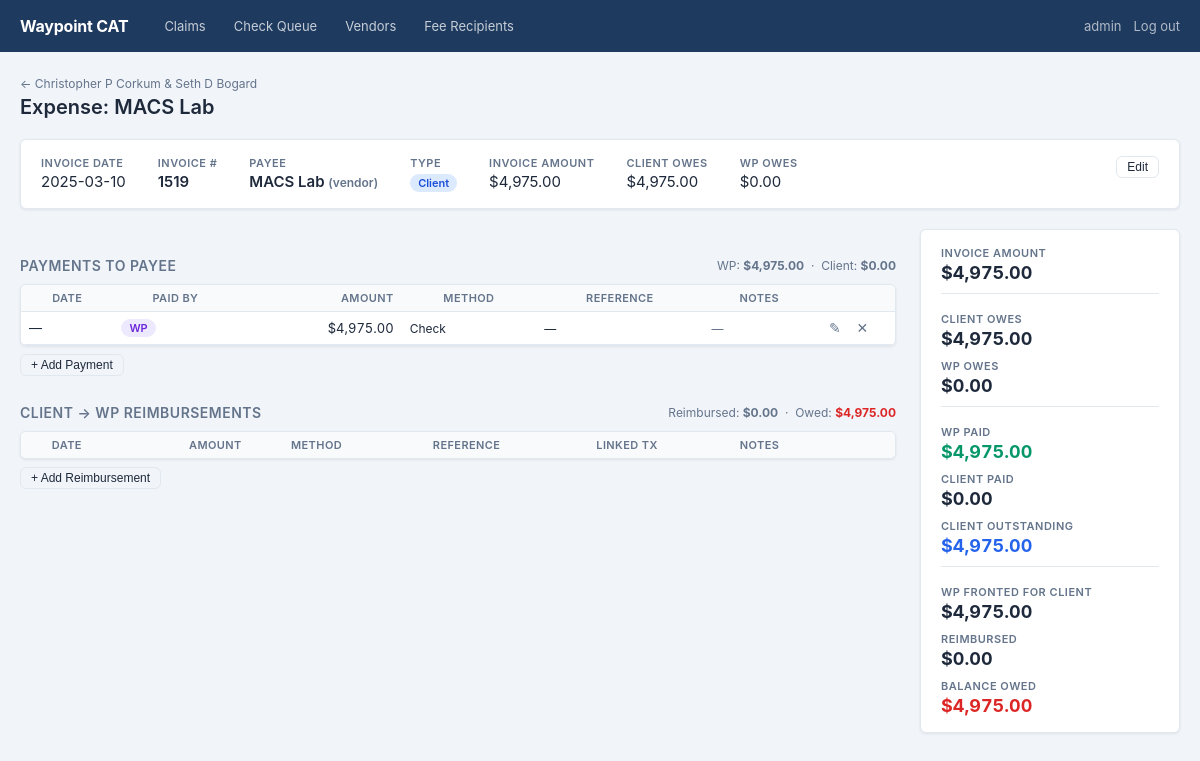
The page /claims/2/expenses/1 (signed in) on the database its author committed.
### tables this page shows
CREATE TABLE users (
    id            INTEGER PRIMARY KEY AUTOINCREMENT,
    username      TEXT NOT NULL UNIQUE,
    password_hash TEXT NOT NULL,
    created_at    TEXT NOT NULL
);

CREATE TABLE claims (
    id            INTEGER PRIMARY KEY AUTOINCREMENT,
    job_number    TEXT,
    claim_number  TEXT,
    insured_name  TEXT,
    carrier       TEXT,
    contract_pct  REAL DEFAULT 0,  -- stored as percent, e.g. 10 means 10%
    created_at    TEXT NOT NULL,
    updated_at    TEXT NOT NULL
, proc_method TEXT, proc_method_carrier TEXT, proc_method_draw TEXT, proc_method_escrow TEXT, proc_method_escrow_endorsed TEXT);

CREATE TABLE expenses (
    id                 INTEGER PRIMARY KEY AUTOINCREMENT,
    claim_id           INTEGER NOT NULL REFERENCES claims(id) ON DELETE CASCADE,
    invoice_date       TEXT,
    payee_name         TEXT,
    invoice_amount     REAL DEFAULT 0,
    responsible_party  TEXT,
    unpaid_to_payee    REAL DEFAULT 0,
    client_outstanding REAL DEFAULT 0,
    wp_outstanding     REAL DEFAULT 0,
    created_at         TEXT NOT NULL,
    updated_at         TEXT NOT NULL
, reason TEXT, invoice_number TEXT, client_amount REAL DEFAULT 0, wp_amount REAL DEFAULT 0, vendor_id INTEGER);

CREATE TABLE expense_payments (
    id          INTEGER PRIMARY KEY AUTOINCREMENT,
    expense_id  INTEGER NOT NULL REFERENCES expenses(id) ON DELETE CASCADE,
    date        TEXT,
    paid_by     TEXT NOT NULL,   -- 'wp' | 'client'
    amount      REAL NOT NULL DEFAULT 0,
    method      TEXT,            -- 'check' | 'ach' | 'cc' | 'other'
    reference   TEXT,
    notes       TEXT,
    created_at  TEXT NOT NULL
);

### main.py (the view)
@app.route("/claims/<int:claim_id>/expenses/<int:exp_id>")
@login_required
def expense_detail(claim_id: int, exp_id: int):
    claim   = db_module.get_claim(claim_id)
    expense = db_module.get_expense(exp_id)
    if not claim or not expense:
        abort(404)
    payments       = db_module.get_expense_payments(exp_id)
    reimbursements = db_module.get_expense_reimbursements(exp_id)
    splits         = db_module.get_expense_splits(exp_id)
    totals         = db_module.get_expense_totals(exp_id)
    claim_txs      = db_module.get_claim_transactions_for_select(claim_id)
    vendors        = db_module.get_all_vendors()
    return render_template(
        "expense.html",
        claim=claim, expense=expense,
        payments=payments, reimbursements=reimbursements,
        splits=splits, totals=totals,
        claim_txs_for_select=claim_txs,
        vendors=vendors,
    )

### auth.py (called while the page is built)
@login_manager.user_loader
def load_user(user_id: str) -> User | None:
    row = db.get_user_by_id(int(user_id))
    if row:
        return User(row["id"], row["username"])
    return None

### db.py (called while the page is built)
def get_db() -> sqlite3.Connection:
    if "db" not in g:
        g.db = sqlite3.connect(config.DB_PATH)
        g.db.row_factory = sqlite3.Row
        g.db.execute("PRAGMA foreign_keys = ON")
    return g.db

def _row(conn, query, params=()):
    return conn.execute(query, params).fetchone()

def _rows(conn, query, params=()):
    return [dict(r) for r in conn.execute(query, params).fetchall()]

def _f(v) -> float:
    try:
        return float(v) if v not in (None, "", "None") else 0.0
    except (TypeError, ValueError):
        return 0.0

def get_user_by_id(user_id: int) -> dict | None:
    row = _row(get_db(), "SELECT * FROM users WHERE id = ?", (user_id,))
    return dict(row) if row else None

def get_claim(claim_id: int) -> dict | None:
    row = _row(get_db(), "SELECT * FROM claims WHERE id = ?", (claim_id,))
    return dict(row) if row else None

def get_all_vendors() -> list[dict]:
    return _rows(get_db(), "SELECT * FROM vendors ORDER BY name")

def get_expense_payments(expense_id: int) -> list[dict]:
    return _rows(get_db(),
                 "SELECT * FROM expense_payments WHERE expense_id = ? ORDER BY date, id",
                 (expense_id,))

def get_expense_reimbursements(expense_id: int) -> list[dict]:
    return _rows(get_db(), """
        SELECT r.*, t.sequence_number AS linked_tx_seq
        FROM expense_reimbursements r
        LEFT JOIN transactions t ON t.id = r.linked_tx_id
        WHERE r.expense_id = ?
        ORDER BY r.date, r.id
    """, (expense_id,))

def get_expense_splits(expense_id: int) -> list[dict]:
    return _rows(get_db(),
                 "SELECT * FROM expense_splits WHERE expense_id = ? ORDER BY id",
                 (expense_id,))

### main.py (called while the page is built)
@app.template_filter("money")
def money_filter(value):
    try:
        return "${:,.2f}".format(float(value or 0))
    except (TypeError, ValueError):
        return "$0.00"

### templates/expense.html (shortened to what this page needs)
{% extends "base.html" %}
{% block content %}
<div class="page-header">
  <div>
    <a href="{{ url_for('claim_detail', claim_id=claim.id) }}" class="breadcrumb">
      ← {{ claim.insured_name or 'Claim' }}
    </a>
    <h2>Expense: {{ expense.payee_name or '—' }}</h2>
  </div>
</div>
<div id="exp-info">
  {% include "partials/_exp_info.html" %}
</div>
<div class="detail-grid">
  <div class="detail-main">
    <section class="section">
      <div class="section-header">
        <h3>Payments to Payee</h3>
        <span class="text-muted text-small">
          WP: <strong id="exp-pay-wp-total">{{ totals.wp_paid | money }}</strong>
          &nbsp;·&nbsp;
          Client: <strong id="exp-pay-client-total">{{ totals.client_paid | money }}</strong>
        </span>
      </div>
      <div class="table-wrap">
        <table class="table table-compact">
          <thead>
            <tr>
              <th>Date</th>
              <th>Paid By</th>
              <th class="num">Amount</th>
              <th>Method</th>
              <th>Reference</th>
              <th>Notes</th>
              <th class="actions-col"></th>
            </tr>
          </thead>
          <tbody id="exp-pay-tbody">
            {% for p in payments %}
              {% include "partials/_exp_pay_row.html" %}
            {% endfor %}
          </tbody>
        </table>
      </div>
      <button class="btn btn-ghost btn-sm"
              hx-get="{{ url_for('exp_pay_new_row', claim_id=claim.id, exp_id=expense.id) }}"
              hx-target="#exp-pay-new-row-placeholder"
              hx-swap="outerHTML">
        + Add Payment
      </button>
    </section>
    {% if totals.wp_paid > 0 and expense.client_amount > 0 %}
    <section class="section">
      <div class="section-header">
        <h3>Client → WP Reimbursements</h3>
        <span class="text-muted text-small">
          Reimbursed: <strong id="exp-reimb-total">{{ totals.reimbursed | money }}</strong>
          &nbsp;·&nbsp;
          Owed: <strong id="exp-reimb-owed" class="{{ 'text-red' if totals.reimburse_owed > 0.005 else '' }}">
            {{ totals.reimburse_owed | money }}
          </strong>
        </span>
      </div>
      <div class="table-wrap">
        <table class="table table-compact">
          <thead>
            <tr>
              <th>Date</th>
              <th class="num">Amount</th>
              <th>Method</th>
              <th>Reference</th>
              <th>Linked Tx</th>
              <th>Notes</th>
              <th class="actions-col"></th>
            </tr>
          </thead>
        </table>
      </div>
      <button class="btn btn-ghost btn-sm"
              hx-get="{{ url_for('exp_reimb_new_row', claim_id=claim.id, exp_id=expense.id) }}"
              hx-target="#exp-reimb-new-row-placeholder"
              hx-swap="outerHTML">
        + Add Reimbursement
      </button>
    </section>
    {% endif %}
  </div>
  <div class="detail-sidebar">
    <div class="card" id="exp-totals-sidebar">
      <div class="sidebar-label">Invoice Amount</div>
      <div class="sidebar-value">{{ (expense.invoice_amount or 0) | money }}</div>
      <div class="sidebar-divider"></div>
      <div class="sidebar-label">Client Owes</div>
      <div class="sidebar-value">
        <span id="exp-sidebar-client-amount">{{ (expense.client_amount or 0) | money }}</span>
      </div>
      <div class="sidebar-label">WP Owes</div>
      <div class="sidebar-value">
        <span id="exp-sidebar-wp-amount">{{ (expense.wp_amount or 0) | money }}</span>
      </div>
      <div class="sidebar-divider"></div>
      <div class="sidebar-label">WP Paid</div>
      <div class="sidebar-value {% if totals.wp_paid > 0 %}text-green{% endif %}">
        <span id="exp-sidebar-wp-paid">{{ totals.wp_paid | money }}</span>
      </div>
      <div class="sidebar-label">Client Paid</div>
      <div class="sidebar-value {% if totals.client_paid > 0 %}text-green{% endif %}">
        <span id="exp-sidebar-client-paid">{{ totals.client_paid | money }}</span>
      </div>
      {% if totals.client_unpaid > 0.005 %}
      <div class="sidebar-label">Client Outstanding</div>
      <div class="sidebar-value highlight">
        <span id="exp-sidebar-client-unpaid">{{ totals.client_unpaid | money }}</span>
      </div>
      {% else %}
      <span id="exp-sidebar-client-unpaid" style="display:none">$0.00</span>
      {% endif %}
      {% if totals.wp_fronted_for_client > 0 %}
      <div class="sidebar-divider"></div>
      <div class="sidebar-label">WP Fronted for Client</div>
      <div class="sidebar-value">
        <span id="exp-sidebar-wp-fronted">{{ totals.wp_fronted_for_client | money }}</span>
      </div>
      <div class="sidebar-label">Reimbursed</div>
      <div class="sidebar-value {% if totals.reimbursed > 0 %}text-green{% endif %}">
        <span id="exp-sidebar-reimbursed">{{ totals.reimbursed | money }}</span>
      </div>
      <div class="sidebar-label">Balance Owed</div>
      <div class="sidebar-value {% if totals.reimburse_owed > 0.005 %}text-red{% endif %}">
        <span id="exp-sidebar-reimb-owed">{{ totals.reimburse_owed | money }}</span>
      </div>
      {% else %}
      <span id="exp-sidebar-wp-fronted" style="display:none">$0.00</span>
      <span id="exp-sidebar-reimbursed" style="display:none">$0.00</span>
      <span id="exp-sidebar-reimb-owed" style="display:none">$0.00</span>
      {% endif %}
    </div>
  </div>
</div>
{% endblock %}

### templates/base.html (shortened to what this page needs)
<!DOCTYPE html>
<html lang="en">
<head>
  <link rel="stylesheet" href="{{ url_for('static', filename='style.css') }}">
</head>
<body>
{% if current_user.is_authenticated %}
<nav class="nav">
  <div class="nav-brand">
    <a href="{{ url_for('claims_list') }}">Waypoint CAT</a>
  </div>
  <div class="nav-links">
    <a href="{{ url_for('claims_list') }}" class="{% if request.endpoint == 'claims_list' %}active{% endif %}">Claims</a>
    <a href="{{ url_for('checks_queue') }}" class="{% if request.endpoint == 'checks_queue' %}active{% endif %}">Check Queue</a>
    <a href="{{ url_for('vendors_list') }}" class="{% if request.endpoint == 'vendors_list' %}active{% endif %}">Vendors</a>
    <a href="{{ url_for('fee_recipients_list') }}" class="{% if request.endpoint == 'fee_recipients_list' %}active{% endif %}">Fee Recipients</a>
  </div>
  <div class="nav-user">
    <span>{{ current_user.username }}</span>
    <a href="{{ url_for('logout') }}">Log out</a>
  </div>
</nav>
{% endif %}
<main class="main">
  {% block content %}{% endblock %}
</main>
</body>
</html>

### templates/partials/_exp_info.html (shortened to what this page needs)
{% set c_amt = expense.client_amount or 0 %}
{% set w_amt = expense.wp_amount     or 0 %}
{% if c_amt > 0 and w_amt > 0 %}
  {% set exp_type = 'split' %}
{% elif c_amt > 0 %}
  {% set exp_type = 'client' %}
{% elif w_amt > 0 %}
  {% set exp_type = 'wp' %}
{% else %}
  {% set exp_type = '' %}
{% endif %}
<div class="card claim-header">
  <div class="header-grid">
    {% if expense.invoice_date %}
    <div class="header-field">
      <span class="label">Invoice Date</span>
      <span class="value">{{ expense.invoice_date }}</span>
    </div>
    {% endif %}
    {% if expense.invoice_number %}
    <div class="header-field">
      <span class="label">Invoice #</span>
      <span class="value bold">{{ expense.invoice_number }}</span>
    </div>
    {% endif %}
    {% if expense.payee_name %}
    <div class="header-field">
      <span class="label">Payee</span>
      <span class="value bold">
        {{ expense.payee_name }}
        {% if expense.vendor_name %}
          <span class="text-muted text-small">(vendor)</span>
        {% endif %}
      </span>
    </div>
    {% endif %}
    <div class="header-field">
      <span class="label">Type</span>
      <span class="value">
        {% if exp_type == 'client' %}
          <span class="badge-pill badge-insured">Client</span>
        {% elif exp_type == 'wp' %}
          <span class="badge-pill badge-vendor">WP</span>
        {% elif exp_type == 'split' %}
          <span class="badge-pill" style="background:#f3f4f6;color:#374151">Split</span>
        {% else %}
          <span class="text-muted">—</span>
        {% endif %}
      </span>
    </div>
    <div class="header-field">
      <span class="label">Invoice Amount</span>
      <span class="value">{{ (expense.invoice_amount or 0) | money }}</span>
    </div>
    <div class="header-field">
      <span class="label">Client Owes</span>
      <span class="value">{{ (expense.client_amount or 0) | money }}</span>
    </div>
    <div class="header-field">
      <span class="label">WP Owes</span>
      <span class="value">{{ (expense.wp_amount or 0) | money }}</span>
    </div>
  </div>
  <div class="header-actions">
    <button class="btn btn-ghost btn-sm"
            hx-get="{{ url_for('exp_info_edit', claim_id=claim.id, exp_id=expense.id) }}"
            hx-target="#exp-info"
            hx-swap="innerHTML">
      Edit
    </button>
  </div>
</div>

### templates/partials/_exp_pay_row.html
<tr id="exp-pay-{{ p.id }}">
  <td class="nowrap">{{ p.date or '—' }}</td>
  <td>
    {% if p.paid_by == 'wp' %}
      <span class="badge-pill badge-vendor">WP</span>
    {% else %}
      <span class="badge-pill badge-insured">Client</span>
    {% endif %}
  </td>
  <td class="num">{{ (p.amount or 0) | money }}</td>
  <td class="text-small">
    {% if p.method == 'check' %}Check
    {% elif p.method == 'ach' %}ACH
    {% elif p.method == 'cc' %}CC
    {% elif p.method %}{{ p.method | capitalize }}
    {% else %}—{% endif %}
  </td>
  <td class="text-small">{{ p.reference or '—' }}</td>
  <td class="text-small text-muted">{{ p.notes or '—' }}</td>
  <td class="actions-col">
    <button class="btn-icon"
            hx-get="{{ url_for('exp_pay_edit_row', claim_id=claim.id, exp_id=expense.id, pid=p.id) }}"
            hx-target="#exp-pay-{{ p.id }}"
            hx-swap="outerHTML"
            title="Edit">✎</button>
    <button class="btn-icon btn-icon-danger"
            hx-delete="{{ url_for('exp_pay_delete', claim_id=claim.id, exp_id=expense.id, pid=p.id) }}"
            hx-target="#exp-pay-{{ p.id }}"
            hx-swap="outerHTML"
            hx-confirm="Delete this payment?"
            title="Delete">✕</button>
  </td>
</tr>

### rows shown on the page
users: username "admin"
claims: insured_name "Christopher P Corkum & Seth D Bogard"
expenses: payee_name "MACS Lab", invoice_date "2025-03-10", invoice_number "1519", invoice_amount "$4,975.00", client_amount "$4,975.00", wp_amount "$0.00"
expense_payments: date "—", paid_by "WP", amount "$4,975.00", method "Check", reference "—", notes "—"

### other values the page prints
{{ totals.wp_paid | money }} "$4,975.00"
{{ totals.client_paid | money }} "$0.00"
{{ totals.reimbursed | money }} "$0.00"
{{ totals.reimburse_owed | money }} "$4,975.00"
{{ totals.client_unpaid | money }} "$4,975.00"
{{ totals.wp_fronted_for_client | money }} "$4,975.00"
